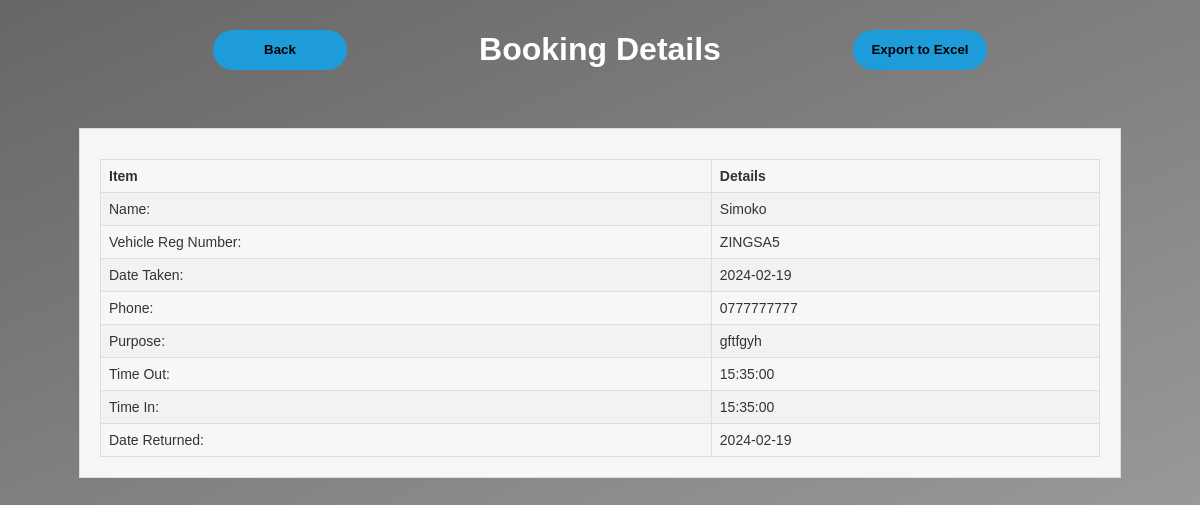
The page /booking_details.php on the database its author committed.
### tables this page shows
CREATE TABLE `vehicle_logs` (
  `id` int(11) NOT NULL,
  `username` varchar(255) NOT NULL,
  `vehicle_reg` varchar(100) NOT NULL,
  `date_taken` date NOT NULL,
  `phone` varchar(15) NOT NULL,
  `purpose` text NOT NULL,
  `signature` varchar(255) NOT NULL,
  `time_out` time NOT NULL,
  `time_in` time DEFAULT NULL,
  `date_returned` date DEFAULT NULL,
  `approval` tinyint(1) NOT NULL DEFAULT 0
);

### booking_details.php (the view, shortened to what this page needs)
<?php
$con = mysqli_connect("localhost", "root", "", "sabre");
$sql = "SELECT * FROM vehicle_logs";
$result = mysqli_query($con, $sql);
?>
<!DOCTYPE html>
<html>
<head>
</head>
<body>
<header>
  <div class="header-container">
    <a href="#" class="back-button" onclick="history.back();"><button>Back</button></a>
    <h1>Booking Details</h1>
    <button onclick="exportToExcel()">Export to Excel</button>
  </div>
</header>
	<div class="booking-receipt-container">
	<table>
    <tr>
        <th>Item</th>
        <th>Details</th>
    </tr>
    <?php while ($row = mysqli_fetch_assoc($result)) { ?>
    <tr>
        <td>Name:</td>
        <td><?php echo $row['username']; ?></td>
    </tr>
    <tr>
        <td>Vehicle Reg Number:</td>
        <td><?php echo $row['vehicle_reg']; ?></td>
    </tr>
    <tr>
        <td>Date Taken:</td>
        <td><?php echo $row['date_taken']; ?></td>
    </tr>
    <tr>
        <td>Phone:</td>
        <td><?php echo $row['phone']; ?></td>
    </tr>
    <tr>
        <td>Purpose:</td>
        <td><?php echo $row['purpose']; ?></td>
    </tr>
    <tr>
        <td>Time Out:</td>
        <td><?php echo $row['time_out']; ?></td>
    </tr>
    <tr>
        <td>Time In:</td>
        <td><?php echo isset($row['time_in']) ? $row['time_in'] : 'N/A'; ?></td>
    </tr>
    <tr>
        <td>Date Returned:</td>
        <td><?php echo isset($row['date_returned']) ? $row['date_returned'] : 'N/A'; ?></td>
    </tr>
    <?php } ?>
</table>
	</div>
</body>
</html>

### booking_details.php (style rules this page uses)
table { border-collapse: collapse; width: 100%; }
th, td { text-align: left; padding: 8px; border: 1px solid #ddd; }
tr:nth-child(even) { background-color: #f2f2f2; }
header { display: flex; justify-content: center; }
.header-container { display: flex; justify-content: space-between; align-items: center; width: 100%; max-width: 800px; padding: 10px; }
.back-button { order: 1; }
h1 { order: 2; color:white; }
button { order: 3; background-color: #1d9cd9; border:none; width: 10em; height: 3em; margin: 1em; border-radius:50px; cursor: pointer; font-weight:bold; }
body { font-family: Arial, sans-serif; color: #333; background-image: linear-gradient(to bottom right, rgba(0, 0, 0, 0.6), rgba(0, 0, 0, 0.4)), url('images/bg-earth.jpg'); background-size: cover; background-position: center; margin: 0; padding: 0; }
.booking-receipt-container { max-width: 1000px; margin: 2em auto; padding: 20px; background-color: #f7f7f7; border: 1px solid #ddd; font-size: 14px; }
.booking-receipt-container table { width: 100%; border-collapse: collapse; margin-top: 10px; }
.booking-receipt-container th { text-align: left; padding: 8px; border-bottom: 1px solid #ddd; }
.booking-receipt-container td { padding: 8px; border-bottom: 1px solid #ddd; }

### rows shown on the page
vehicle_logs: username "Simoko", vehicle_reg "ZINGSA5", date_taken "2024-02-19", phone "0777777777", purpose "gftfgyh", time_out "15:35:00", time_in "15:35:00", date_returned "2024-02-19"
